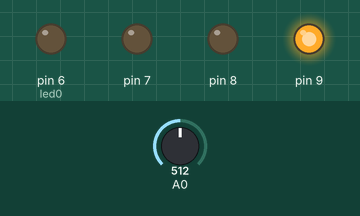
This sketch was run on a simulated Arduino Uno, built with avr-gcc and run on an emulated ATmega328P. Parts: output pins drawn as LEDs (lit = HIGH). The inputs (shaded band) are chosen by the test bench; at power-on: A0 = 512. Random numbers use the default seed unless the sketch sets one; what the sketch prints to the serial monitor is not drawn.

Above: at 2.6 s.
At 24.1 s:
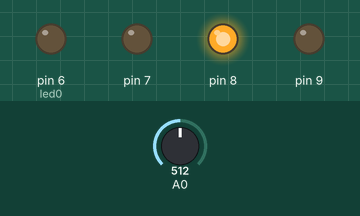
At 47.3 s:
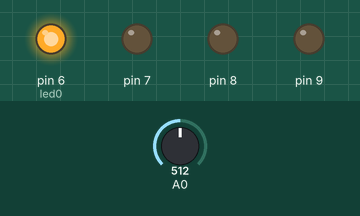
At 68.8 s:
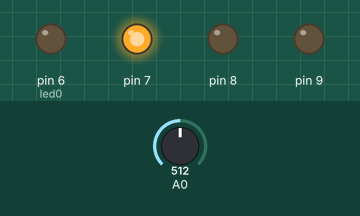
At 93.1 s:
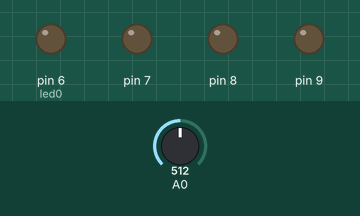
Timing chart, 0 to 130.0 s (numbered marks = the images above):
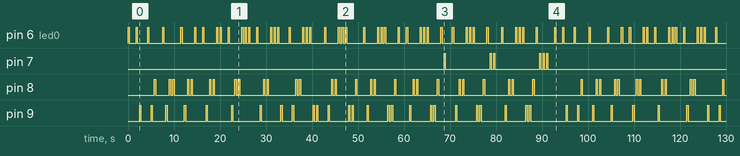

Measured:
- by itself, pin 6 (led0): HIGH → LOW at 0.25 s, → HIGH 1.5 s later, → LOW 0.25 s later, → HIGH 2.3 s later, … (125 changes in this stretch)
- by itself, pin 8: HIGH → LOW at 6.0 s, → HIGH 3.0 s later, → LOW 0.25 s later, → HIGH 0.50 s later, … (79 changes in this stretch)
- by itself, pin 9: HIGH → LOW at 2.8 s, → HIGH 2.3 s later, → LOW 0.25 s later, → HIGH 3.0 s later, … (69 changes in this stretch)

The sketch:

SimonSays_03.ino
```cpp
// Simon Says
// Hari Wiguna 2015
// Arduino 101 @ MakeShift Lincoln

//-- Simon's sequence --
const int maxLen = 5; // How long is the winning sequence?
int sequence[maxLen];

//-- Difficulty Level --
int waitTime = 1000; // in miliseconds, larger# means easier :-)

//-- Wiring --
int led0 = 6;   // 6,7,8,9
int button0 = 2; // 2,3,4,5

//-- Other Variables --
bool isGameOver = false;
int len = 0; // Current length of Simon's sequence.

//=== This code runs once ===
void setup() {
  Serial.begin(9600); // Only needed for debugging.

  //-- Initialize ports --
  for (int i = 0; i < 4; i++)
  {
    pinMode(led0 + i, OUTPUT); // Set LED pins to OUTPUT.

    pinMode(button0 + i, INPUT); // Set Button pins to INPUT.
    digitalWrite(button0 + i, HIGH); // Enable internal pullup resistor so buttons are HIGH when not pressed.
  }

  randomSeed(analogRead(0));
}

//=== the loop function runs over and over again forever ===
void loop() {
  SimonSays();
  //PlayerSays();
  delay(1000);
}

void SimonSays()
{
  if (isGameOver)
    return;

  // Generate next random sequence
  sequence[len] = random(0, 4);
  len++;

  Serial.print("SIMON SAYS LEN=");
  Serial.print(len);
  Serial.print(": ");

  // playback sequence so far
  for (int i = 0; i < len; i++)
  {
    Serial.print(sequence[i]);
    Serial.print(", ");
    digitalWrite(led0 + sequence[i], HIGH);  // turn the LED on (HIGH is the voltage level)
    delay(250);
    digitalWrite(led0 + sequence[i], LOW);   // turn the LED on (HIGH is the voltage level)
    delay(500);
  }
  Serial.println();
}

void PlayerSays()
{
  if (isGameOver)
    return;

  Serial.print("PLAYER SAYS LEN=");
  Serial.println(len);

  //-- Loop until player has repeated all Simon's sequence --
  int yourLen = 0;
  while (yourLen < len)
  {
    bool isCorrect = false; // Assume player will fail
    unsigned long timesUp = millis() + waitTime; // When do we decide that we've waited long enough for player?

    int current = sequence[yourLen];
    Serial.print("Waiting for ");
    Serial.print(current);

    Serial.print("  timesUp=");
    Serial.print(timesUp);

    //-- Wait for the correct button to be pressed --
    while (millis() < timesUp && !isCorrect) // get out when time is up or player pressed to the correct button.
    {
      if (digitalRead(button0 + current) == LOW) {
        Serial.print(" Pressed. ");
        isCorrect = true;
        FlashLed(current);
      }
    }

    if (isCorrect) {
      // If player pressed the correct button in time, advance to the next sequence
      yourLen++;
      Serial.print(" Next... yourLen=");
      Serial.println(yourLen);
    }
    else {
      // If player missed the correct button, GAME OVER!
      Serial.print(" YOU MISSED!  GAME OVER!");
      Serial.println(millis());
      YouLoose();
      len = 0; // force out of while loop
    }
  }

  // if we got this far and len has reached maxLen, then player has repeated the max Simon Sequence, player wins!
  if (len == maxLen)
    YouWin();
}

void FlashLed(int whichLed)
{
  digitalWrite(led0 + whichLed, HIGH);
  delay(250);
  digitalWrite(led0 + whichLed, LOW);
}

void All(int state)
{
  for (int i = 0; i < 4; i++)
    digitalWrite(led0 + i, state);
}

void YouWin()
{
  for (int i = 0; i < 10; i++)
  {
    All(LOW);
    delay(100);
    All(HIGH);
    delay(100);
  }
  isGameOver = true;
}

void YouLoose()
{
  All(HIGH);
  for (int i = 0; i < 4; i++)
    FlashLed(3 - i);
  isGameOver = true;
}
```
